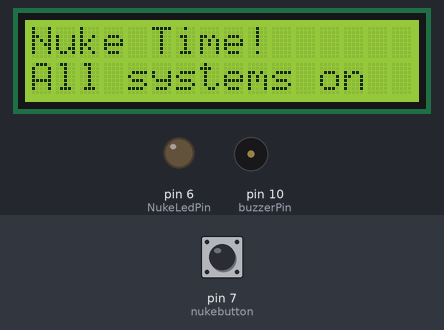
This sketch was run on a simulated Arduino Uno, built with avr-gcc and run on an emulated ATmega328P. On the bench: 16×2 character LCD, output pins drawn as LEDs (lit = HIGH), buzzer (waves = sounding). The test bench sets the inputs (shaded band); at power-on: pin 7 (nukebutton) HIGH.

Above: at 1.2 s.
1.3 s: pin 7 (nukebutton) pulled LOW for 0.15 s
At 2.1 s:
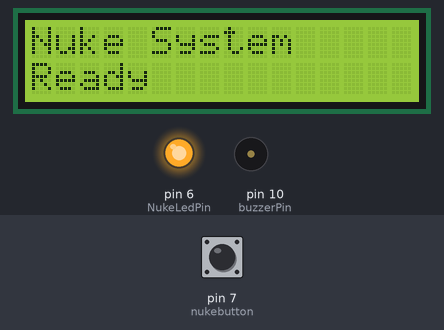
At 3.0 s:
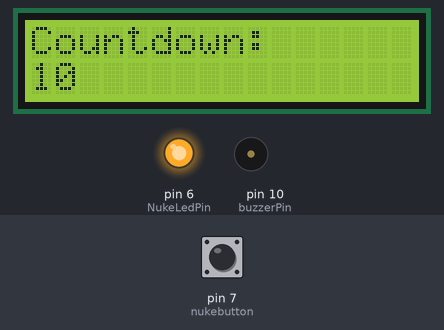
Timing chart, 0 to 15.0 s (numbered marks = the images above; inputs shaded):
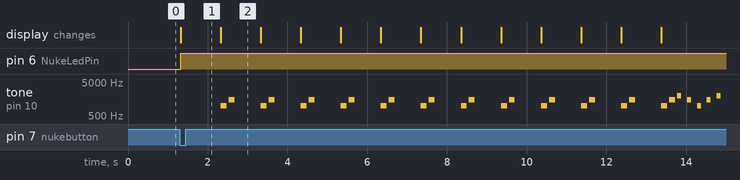

The sketch:

Nuke.ino
```cpp
#include <LiquidCrystal.h>

int nukebutton = 7; // Pin for the nuke button
int NukeLedPin = 6; // Pin for the LED
int buzzerPin = 10; // Pin for the buzzer

int currentButton;

bool ledState = false;
int lastButtonState = HIGH;

const int rs = 12, en = 11, d4 = 5, d5 = 4, d6 = 3, d7 = 2;

LiquidCrystal lcd(rs, en, d4, d5, d6, d7);

void setup() {

    lcd.begin(16, 2);

    pinMode(nukebutton, INPUT_PULLUP);
    pinMode(NukeLedPin, OUTPUT);
    pinMode(buzzerPin, OUTPUT);

    lcd.setCursor(0, 0);
    lcd.print("Nuke Time!");

    lcd.setCursor(0, 1);
    lcd.print("All systems on");

    digitalWrite(NukeLedPin, LOW);

    Serial.begin(115200);

}

void playEnableTones() {
    tone(buzzerPin, 1000, 150);
    delay(200);
    tone(buzzerPin, 1500, 150);
    delay(200);
    noTone(buzzerPin);

    while (ledState) {
        tone(buzzerPin, 2000, 100);
        delay(250);
        tone(buzzerPin, 1500, 100);
        delay(250);
        tone(buzzerPin, 1000, 100);
        delay(250);
        tone(buzzerPin, 1500, 100);
        delay(250);
        noTone(buzzerPin);

        currentButton = digitalRead(nukebutton);
        if (lastButtonState == HIGH && currentButton == LOW) {
            ledState = false;
            digitalWrite(NukeLedPin, LOW);
            playOffTones();
            delay(200);
            break;
        }
        lastButtonState = currentButton;
    }
}

void playOffTones() {
    tone(buzzerPin, 1500, 150);
    delay(200);
    tone(buzzerPin, 1000, 150);
    delay(200);
    noTone(buzzerPin);
    configureLCDOff();
    delay(1000);
    lcd.clear();
    LCDReset();
}

void configureLCD() {
    lcd.clear();
    lcd.setCursor(0, 0);
    lcd.print("Nuke System");
    lcd.setCursor(0, 1);
    lcd.print("Ready");
}

void configureLCDOff() {
    lcd.clear();
    lcd.setCursor(0, 0);
    lcd.print("Nuke System");
    lcd.setCursor(0, 1);
    lcd.print("Off, goodbye");
}

void LCDReset() {
    lcd.setCursor(0, 0);
    lcd.print("Nuke Time!");

    lcd.setCursor(0, 1);
    lcd.print("All systems on");
}

void countdown() {
    for (int i = 10; i >= 0; i--) {
        lcd.clear();
        lcd.setCursor(0, 0);
        lcd.print("Countdown:");
        lcd.setCursor(0, 1);
        lcd.print(i);
        tone(buzzerPin, 1000, 150);
        delay(200);
        tone(buzzerPin, 1500, 150);
        delay(200);
        noTone(buzzerPin);
        delay(600);
    }
    lcd.clear();
    lcd.setCursor(0, 0);
    lcd.print("Nuke Launched");
}

void loop() {

    currentButton = digitalRead(nukebutton);

    //Serial.print("Button State: ");
    //Serial.println(currentButton);

    if (currentButton != lastButtonState) {
        delay(20); // debounce
        if (currentButton == LOW) {
            ledState = !ledState;
            digitalWrite(NukeLedPin, ledState ? HIGH : LOW);

            if (ledState) {
                configureLCD();
                delay(1000);
                countdown();
                playEnableTones();
            } else {
                //configureLCDOff();
                playOffTones();
            }
        }
    }
    lastButtonState = currentButton;
}
```

Measured:
- after the input at 1.3 s, pin 6 (NukeLedPin): LOW → HIGH at once; tone on pin 10 (buzzerPin): plays 1000 Hz for 0.15 s, 1500 Hz for 0.15 s, 1000 Hz for 0.15 s, 1500 Hz for 0.15 s, 1000 Hz for 0.15 s, 1500 Hz for 0.15 s … (29 notes in this stretch), starting after 1.0 s; the display: changes at once (image 1)
- what the display in image 2 shows lasts 1.0 s, from 2.3 s to 3.3 s
